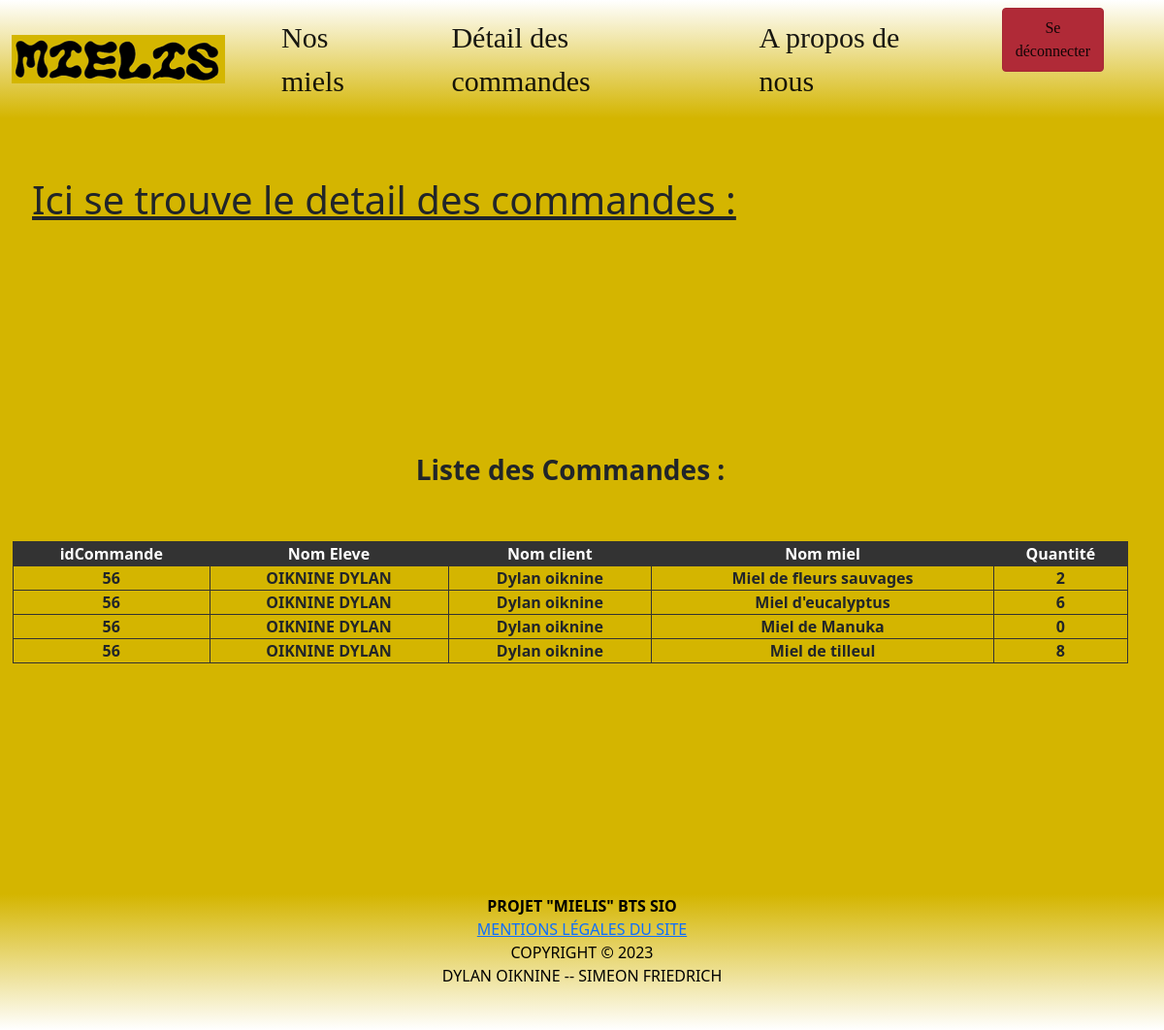
The app's page /index.php?page=detailCommande_admin (signed in) with its own data.
### tables this page shows
CREATE TABLE IF NOT EXISTS `detailscommandes` (
  `idDetailsCommandes` int(11) NOT NULL AUTO_INCREMENT,
  `id_commande` int(11) NOT NULL,
  `id_miel` int(11) NOT NULL,
  `Qte_miel` int(11) NOT NULL,
  PRIMARY KEY (`idDetailsCommandes`),
  KEY `id_commande` (`id_commande`),
  KEY `id_miel` (`id_miel`)
);

CREATE TABLE IF NOT EXISTS `eleves` (
  `id_eleve` int(11) NOT NULL AUTO_INCREMENT,
  `nom_eleve` text NOT NULL,
  `prenom_eleve` text NOT NULL,
  `classe_eleve` text NOT NULL,
  `identifiant_eleve` text NOT NULL,
  `mdp_eleve` text NOT NULL,
  PRIMARY KEY (`id_eleve`)
);

CREATE TABLE IF NOT EXISTS `commande` (
  `id_commande` int(11) NOT NULL AUTO_INCREMENT,
  `id_eleve` int(11) NOT NULL,
  `nom_client` text NOT NULL,
  PRIMARY KEY (`id_commande`),
  KEY `id_eleve` (`id_eleve`)
);

CREATE TABLE IF NOT EXISTS `miel` (
  `id_miel` int(11) NOT NULL AUTO_INCREMENT,
  `nom_miel` text NOT NULL,
  `type_miel` text NOT NULL,
  `provenance_miel` text NOT NULL,
  `description_miel` text NOT NULL,
  `image` text NOT NULL,
  `prix` text NOT NULL,
  PRIMARY KEY (`id_miel`)
);

### creation_tableau_commande.php (the view, shortened to what this page needs)
<?php
$lien = connect_to_db();
$stmt = $lien->prepare('SELECT * FROM commande,detailscommandes');
$stmt->execute();
$rows = $stmt->fetchAll();
foreach($rows as $enregistrement) {
    $id_commande = $enregistrement['id_commande'];
    $id_eleve = $enregistrement['id_eleve'];
    $nom_client = $enregistrement['nom_client'];
    $id_miel = $enregistrement['id_miel'];
    $Qte_miel = $enregistrement['Qte_miel'];
$stmt = $lien->prepare("SELECT nom_eleve,prenom_eleve FROM `eleves` WHERE id_eleve = :id_eleve");
$stmt->bindValue(':id_eleve', $id_eleve, PDO::PARAM_INT);
$stmt->execute();
$rows = $stmt->fetchAll();
foreach ($rows as $enregistrement) {
    $recup_nom_eleve = $enregistrement['nom_eleve'];
    $recup_prenom_eleve = $enregistrement['prenom_eleve'];
}
$stmt = $lien->prepare("SELECT nom_miel FROM miel WHERE id_miel = :id_miel");
$stmt->bindValue(':id_miel', $id_miel, PDO::PARAM_INT);
$stmt->execute();
$rows = $stmt->fetchAll();
foreach ($rows as $enregistrement) {
    $recup_nom_miel = $enregistrement['nom_miel'];
}
        echo("<tr class='tr_parent'>
                <th class='th_parent'>".$id_commande."</th>
                <th class='th_parent'>".$recup_nom_eleve." ".$recup_prenom_eleve."</th>
                <th class='th_parent'>".$nom_client."</th>
                <th class='th_parent'>".$recup_nom_miel."</th>
                <th class='th_parent'>".$Qte_miel."</th>
            </tr>");
}

### css/index.css (style rules this page uses)
body { margin: 0px; padding: 0px; }
.th_parent { border: 1px solid #333; }

### records on screen
detailscommandes: id_commande "56", eleves.nom_eleve "OIKNINE", eleves.prenom_eleve "DYLAN", id_commande.nom_client "Dylan oiknine", id_miel.nom_miel "Miel de fleurs sauvages", Qte_miel "2"
detailscommandes: id_commande "56", id_commande.nom_client "Dylan oiknine", id_miel.nom_miel "Miel d'eucalyptus", Qte_miel "6"
eleves: nom_eleve "OIKNINE", prenom_eleve "DYLAN"
detailscommandes: id_commande "56", id_commande.nom_client "Dylan oiknine", id_miel.nom_miel "Miel de Manuka", Qte_miel "0"
detailscommandes: id_commande "56", id_commande.nom_client "Dylan oiknine", id_miel.nom_miel "Miel de tilleul", Qte_miel "8"
